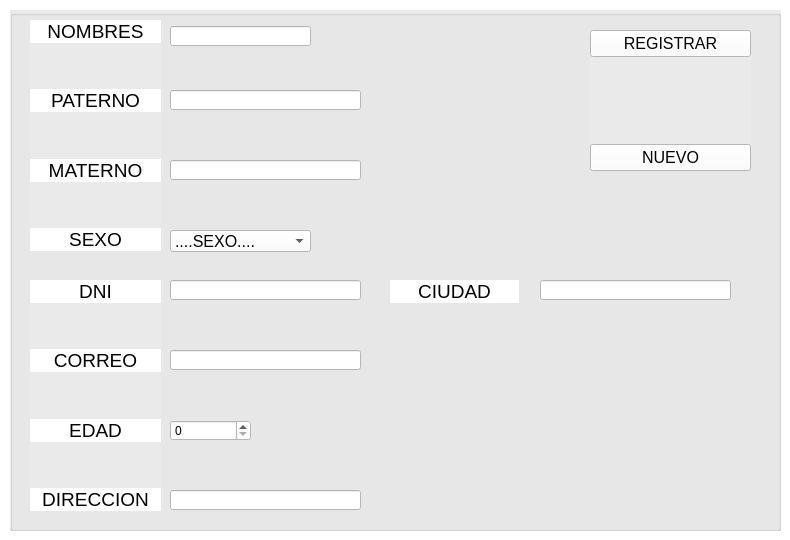
           <widget class="QWidget" name="tabRcliente">
            <property name="styleSheet">
             <string notr="true">background-color: rgb(255, 255, 255);</string>
            </property>
            <attribute name="icon">
             <iconset>
              <activeon>C:/Users/SEBAS/Downloads/imagenes/buscaradmin.png</activeon>
             </iconset>
            </attribute>
            <attribute name="title">
             <string>REGISTRAR CLIENTE</string>
            </attribute>
            <widget class="QGroupBox" name="groupBox">
             <property name="geometry">
              <rect>
               <x>10</x>
               <y>10</y>
               <width>771</width>
               <height>521</height>
              </rect>
             </property>
             <property name="styleSheet">
              <string notr="true">background-color: rgb(234, 234, 234);</string>
             </property>
             <property name="title">
              <string/>
             </property>
             <widget class="QWidget" name="layoutWidget_3">
              <property name="geometry">
               <rect>
                <x>20</x>
                <y>10</y>
                <width>131</width>
                <height>231</height>
               </rect>
              </property>
              <layout class="QVBoxLayout" name="verticalLayout_5">
               <item>
                <widget class="QLabel" name="promedio_22">
                 <property name="font">
                  <font>
                   <pointsize>14</pointsize>
                  </font>
                 </property>
                 <property name="styleSheet">
                  <string notr="true">background-color: rgb(255, 255, 255);
</string>
                 </property>
                 <property name="text">
                  <string>NOMBRES</string>
                 </property>
                 <property name="alignment">
                  <set>Qt::AlignCenter</set>
                 </property>
                </widget>
               </item>
               <item>
                <spacer name="verticalSpacer_9">
                 <property name="orientation">
                  <enum>Qt::Vertical</enum>
                 </property>
                 <property name="sizeHint" stdset="0">
                  <size>
                   <width>20</width>
                   <height>40</height>
                  </size>
                 </property>
                </spacer>
               </item>
               <item>
                <widget class="QLabel" name="promedio_23">
                 <property name="font">
                  <font>
                   <pointsize>14</pointsize>
                  </font>
                 </property>
                 <property name="styleSheet">
                  <string notr="true">background-color: rgb(255, 255, 255);
</string>
                 </property>
                 <property name="text">
                  <string>PATERNO</string>
                 </property>
                 <property name="alignment">
                  <set>Qt::AlignCenter</set>
                 </property>
                </widget>
               </item>
               <item>
                <spacer name="verticalSpacer_10">
                 <property name="orientation">
                  <enum>Qt::Vertical</enum>
                 </property>
                 <property name="sizeHint" stdset="0">
                  <size>
                   <width>20</width>
                   <height>40</height>
                  </size>
                 </property>
                </spacer>
               </item>
               <item>
                <widget class="QLabel" name="promedio_24">
                 <property name="font">
                  <font>
                   <pointsize>14</pointsize>
                  </font>
                 </property>
                 <property name="styleSheet">
                  <string notr="true">background-color: rgb(255, 255, 255);
</string>
                 </property>
                 <property name="text">
                  <string>MATERNO</string>
                 </property>
                 <property name="alignment">
                  <set>Qt::AlignCenter</set>
                 </property>
                </widget>
               </item>
               <item>
                <spacer name="verticalSpacer_11">
                 <property name="orientation">
                  <enum>Qt::Vertical</enum>
                 </property>
                 <property name="sizeHint" stdset="0">
                  <size>
                   <width>20</width>
                   <height>40</height>
                  </size>
                 </property>
                </spacer>
               </item>
               <item>
                <widget class="QLabel" name="promedio_25">
                 <property name="font">
                  <font>
                   <pointsize>14</pointsize>
                  </font>
                 </property>
                 <property name="styleSheet">
                  <string notr="true">background-color: rgb(255, 255, 255);
</string>
                 </property>
                 <property name="text">
                  <string>SEXO</string>
                 </property>
                 <property name="alignment">
                  <set>Qt::AlignCenter</set>
                 </property>
                </widget>
               </item>
              </layout>
             </widget>
             <widget class="QWidget" name="layoutWidget_4">
              <property name="geometry">
               <rect>
                <x>20</x>
                <y>270</y>
                <width>131</width>
                <height>231</height>
               </rect>
              </property>
              <layout class="QVBoxLayout" name="verticalLayout_6">
               <item>
                <widget class="QLabel" name="promedio_26">
                 <property name="font">
                  <font>
                   <pointsize>14</pointsize>
                  </font>
                 </property>
                 <property name="styleSheet">
                  <string notr="true">background-color: rgb(255, 255, 255);
</string>
                 </property>
                 <property name="text">
                  <string>DNI</string>
                 </property>
                 <property name="alignment">
                  <set>Qt::AlignCenter</set>
                 </property>
                </widget>
               </item>
               <item>
                <spacer name="verticalSpacer_12">
                 <property name="orientation">
                  <enum>Qt::Vertical</enum>
                 </property>
                 <property name="sizeHint" stdset="0">
                  <size>
                   <width>20</width>
                   <height>40</height>
                  </size>
                 </property>
                </spacer>
               </item>
               <item>
                <widget class="QLabel" name="promedio_27">
                 <property name="font">
                  <font>
                   <pointsize>14</pointsize>
                  </font>
                 </property>
                 <property name="styleSheet">
                  <string notr="true">background-color: rgb(255, 255, 255);
</string>
                 </property>
                 <property name="text">
                  <string>CORREO</string>
                 </property>
                 <property name="alignment">
                  <set>Qt::AlignCenter</set>
                 </property>
                </widget>
               </item>
               <item>
                <spacer name="verticalSpacer_13">
                 <property name="orientation">
                  <enum>Qt::Vertical</enum>
                 </property>
                 <property name="sizeHint" stdset="0">
                  <size>
                   <width>20</width>
                   <height>40</height>
                  </size>
                 </property>
                </spacer>
               </item>
               <item>
                <widget class="QLabel" name="promedio_28">
                 <property name="font">
                  <font>
                   <pointsize>14</pointsize>
                  </font>
                 </property>
                 <property name="styleSheet">
                  <string notr="true">background-color: rgb(255, 255, 255);
</string>
                 </property>
                 <property name="text">
                  <string>EDAD</string>
                 </property>
                 <property name="alignment">
                  <set>Qt::AlignCenter</set>
                 </property>
                </widget>
               </item>
               <item>
                <spacer name="verticalSpacer_14">
                 <property name="orientation">
                  <enum>Qt::Vertical</enum>
                 </property>
                 <property name="sizeHint" stdset="0">
                  <size>
                   <width>20</width>
                   <height>40</height>
                  </size>
                 </property>
                </spacer>
               </item>
               <item>
                <widget class="QLabel" name="promedio_29">
                 <property name="font">
                  <font>
                   <pointsize>14</pointsize>
                  </font>
                 </property>
                 <property name="styleSheet">
                  <string notr="true">background-color: rgb(255, 255, 255);
</string>
                 </property>
                 <property name="text">
                  <string>DIRECCION</string>
                 </property>
                 <property name="alignment">
                  <set>Qt::AlignCenter</set>
                 </property>
                </widget>
               </item>
              </layout>
             </widget>
             <widget class="QLineEdit" name="cMaterno">
              <property name="geometry">
               <rect>
                <x>160</x>
                <y>150</y>
                <width>191</width>
                <height>20</height>
               </rect>
              </property>
              <property name="styleSheet">
               <string notr="true">background-color: rgb(255, 255, 255);</string>
              </property>
              <property name="text">
               <string/>
              </property>
              <property name="alignment">
               <set>Qt::AlignCenter</set>
              </property>
             </widget>
             <widget class="QLineEdit" name="cNombres">
              <property name="geometry">
               <rect>
                <x>160</x>
                <y>16</y>
                <width>141</width>
                <height>20</height>
               </rect>
              </property>
              <property name="styleSheet">
               <string notr="true">background-color: rgb(255, 255, 255);</string>
              </property>
              <property name="text">
               <string/>
              </property>
              <property name="alignment">
               <set>Qt::AlignCenter</set>
              </property>
             </widget>
             <widget class="QLineEdit" name="cDireccion">
              <property name="geometry">
               <rect>
                <x>160</x>
                <y>480</y>
                <width>191</width>
                <height>20</height>
               </rect>
              </property>
              <property name="styleSheet">
               <string notr="true">background-color: rgb(255, 255, 255);</string>
              </property>
              <property name="text">
               <string/>
              </property>
              <property name="alignment">
               <set>Qt::AlignCenter</set>
              </property>
             </widget>
             <widget class="QLineEdit" name="cPaterno">
              <property name="geometry">
               <rect>
                <x>160</x>
                <y>80</y>
                <width>191</width>
                <height>20</height>
               </rect>
              </property>
              <property name="styleSheet">
               <string notr="true">background-color: rgb(255, 255, 255);</string>
              </property>
              <property name="text">
               <string/>
              </property>
              <property name="alignment">
               <set>Qt::AlignCenter</set>
              </property>
             </widget>
             <widget class="QLineEdit" name="cCorreo">
              <property name="geometry">
               <rect>
                <x>160</x>
                <y>340</y>
                <width>191</width>
                <height>20</height>
               </rect>
              </property>
              <property name="styleSheet">
               <string notr="true">background-color: rgb(255, 255, 255);</string>
              </property>
              <property name="text">
               <string/>
              </property>
              <property name="alignment">
               <set>Qt::AlignCenter</set>
              </property>
             </widget>
             <widget class="QLineEdit" name="cDni">
              <property name="geometry">
               <rect>
                <x>160</x>
                <y>270</y>
                <width>191</width>
                <height>20</height>
               </rect>
              </property>
              <property name="styleSheet">
               <string notr="true">background-color: rgb(255, 255, 255);</string>
              </property>
              <property name="text">
               <string/>
              </property>
              <property name="alignment">
               <set>Qt::AlignCenter</set>
              </property>
             </widget>
             <widget class="QComboBox" name="ccomboBoxSex">
              <property name="geometry">
               <rect>
                <x>160</x>
                <y>220</y>
                <width>141</width>
                <height>22</height>
               </rect>
              </property>
              <property name="font">
               <font>
                <pointsize>12</pointsize>
               </font>
              </property>
              <property name="styleSheet">
               <string notr="true">background-color: rgb(255, 255, 255);</string>
              </property>
              <item>
               <property name="text">
                <string>....SEXO....</string>
               </property>
              </item>
              <item>
               <property name="text">
                <string>MASCULINO</string>
               </property>
              </item>
              <item>
               <property name="text">
                <string>FEMENINO</string>
               </property>
              </item>
             </widget>
             <widget class="QSpinBox" name="caspinBoxEdad">
              <property name="geometry">
               <rect>
                <x>160</x>
                <y>410</y>
                <width>81</width>
                <height>21</height>
               </rect>
              </property>
              <property name="styleSheet">
               <string notr="true">background-color: rgb(255, 255, 255);</string>
              </property>
             </widget>
             <widget class="QWidget" name="layoutWidget">
              <property name="geometry">
               <rect>
                <x>580</x>
                <y>20</y>
                <width>161</width>
                <height>141</height>
               </rect>
              </property>
              <layout class="QVBoxLayout" name="verticalLayout_3">
               <item>
                <widget class="QPushButton" name="cRegistrar">
                 <property name="font">
                  <font>
                   <pointsize>12</pointsize>
                  </font>
                 </property>
                 <property name="styleSheet">
                  <string notr="true">background-color: rgb(255, 255, 255);</string>
                 </property>
                 <property name="text">
                  <string>REGISTRAR</string>
                 </property>
                 <property name="icon">
                  <iconset>
                   <activeon>C:/Users/SEBAS/Downloads/imagenes/actualest.png</activeon>
                  </iconset>
                 </property>
                 <property name="iconSize">
                  <size>
                   <width>20</width>
                   <height>20</height>
                  </size>
                 </property>
                </widget>
               </item>
               <item>
                <spacer name="verticalSpacer_3">
                 <property name="orientation">
                  <enum>Qt::Vertical</enum>
                 </property>
                 <property name="sizeHint" stdset="0">
                  <size>
                   <width>20</width>
                   <height>40</height>
                  </size>
                 </property>
                </spacer>
               </item>
               <item>
                <widget class="QPushButton" name="cNuevo">
                 <property name="font">
                  <font>
                   <pointsize>12</pointsize>
                  </font>
                 </property>
                 <property name="styleSheet">
                  <string notr="true">background-color: rgb(255, 255, 255);</string>
                 </property>
                 <property name="text">
                  <string>NUEVO</string>
                 </property>
                 <property name="icon">
                  <iconset>
                   <activeon>C:/Users/SEBAS/Downloads/imagenes/actmodulo.png</activeon>
                  </iconset>
                 </property>
                 <property name="iconSize">
                  <size>
                   <width>20</width>
                   <height>20</height>
                  </size>
                 </property>
                </widget>
               </item>
              </layout>
             </widget>
             <widget class="QLabel" name="promedio_41">
              <property name="geometry">
               <rect>
                <x>380</x>
                <y>270</y>
                <width>129</width>
                <height>23</height>
               </rect>
              </property>
              <property name="font">
               <font>
                <pointsize>14</pointsize>
               </font>
              </property>
              <property name="styleSheet">
               <string notr="true">background-color: rgb(255, 255, 255);</string>
              </property>
              <property name="text">
               <string>CIUDAD</string>
              </property>
              <property name="alignment">
               <set>Qt::AlignCenter</set>
              </property>
             </widget>
             <widget class="QLineEdit" name="cCiudad">
              <property name="geometry">
               <rect>
                <x>530</x>
                <y>270</y>
                <width>191</width>
                <height>20</height>
               </rect>
              </property>
              <property name="styleSheet">
               <string notr="true">background-color: rgb(255, 255, 255);</string>
              </property>
              <property name="text">
               <string/>
              </property>
              <property name="alignment">
               <set>Qt::AlignCenter</set>
              </property>
             </widget>
            </widget>
           </widget>
